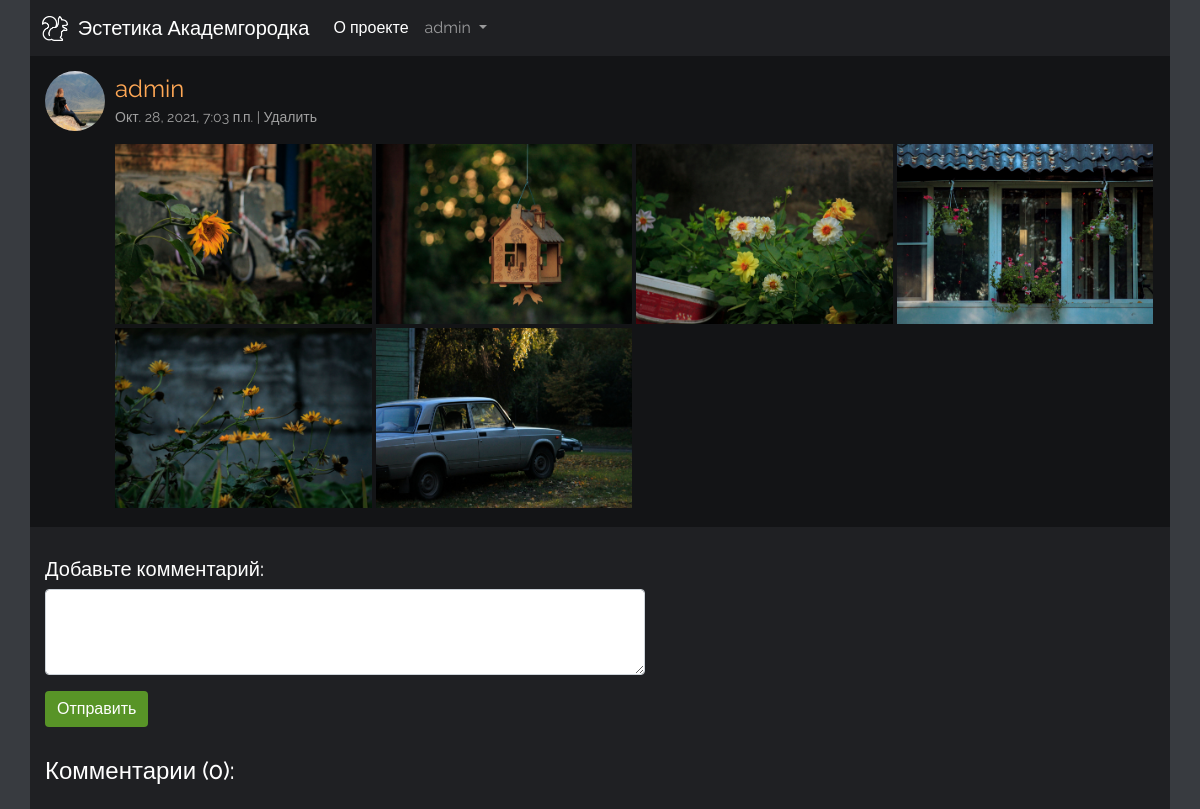
The app's page /post/39/ (signed in) with its own data.
### main/models.py (models this page shows, shortened)
class Post(models.Model):
    class Meta:
        verbose_name = 'Post'
        verbose_name_plural = 'Posts'
    post_author = models.ForeignKey(User, on_delete=models.CASCADE)
    post_text = models.TextField()
    post_date = models.DateTimeField(default=timezone.now)

class Profile(models.Model):
    user = models.OneToOneField(User, null=True, on_delete=models.CASCADE)
    profile_pic = models.ImageField(null=True, blank=True, default="", upload_to = "profile/")
    bio = models.TextField(null=True, blank=True)
    website_url = models.CharField(max_length=255, null=True, blank=True)
    inst_url = models.CharField(max_length=255, null=True, blank=True)
    vk_url = models.CharField(max_length=255, null=True, blank=True)

class Photo(models.Model):
    class Meta:
        verbose_name = 'Photo'
        verbose_name_plural = 'Photos'
    post = models.ForeignKey(Post, on_delete=models.CASCADE, null=True, blank=True)
    image = models.ImageField(null=False, blank=False, default="")

### main/views.py (the view, shortened to what this page needs)
# urls.py: path('post/<int:pk>/', PostView.as_view(), name='post'),
class PostView(LoginRequiredMixin, View):
    def get(self, request, pk, *args, **kwargs):
        post = Post.objects.get(pk=pk)
        form = CommentForm()
        photo_list = Photo.objects.all()
        comment_list = Comment.objects.all().order_by('-comment_date')
        context = {
            'post': post,
            'form': form,
            'photo_list': photo_list,
            'comment_list': comment_list
        }
        return render(request, 'main/post.html', context)

### main/forms.py
class CommentForm(forms.ModelForm):
    comment_text = forms.CharField(label='', widget=forms.Textarea(attrs={'class': 'form-control', 'rows':3}))
    class Meta:
        model = Comment
        fields = ['comment_text']

### main/templates/main/post.html (shortened to what this page needs)
<!DOCTYPE html>
<html lang="ru">
<head>
  {% load static %}
  <link rel="stylesheet" href="{% static 'main/css/bootstrap.min.css' %}" type="text/css">
  <link rel="stylesheet" type="text/css" href="{% static 'main/css/style.css' %}">
</head>
<body>
  <div class="container">
    <nav class="navbar-dark navbar navbar-expand-lg">
      <div class="container-fluid">
        <a class="navbar-brand" href="{% url 'main:index' %}">
          <img src="/static/main/img/logo.png" alt="" class="d-inline-block align-text-top logo">
           Эстетика Академгородка
        </a>
        <div class="collapse navbar-collapse" id="navbarNavDropdown">
          <ul class="navbar-nav">
            <li class="nav-item">
              <a class="nav-link active" aria-current="page" href="{% url 'main:about' %}">О проекте</a>
            </li>
            {% if request.user.is_authenticated %}
            <li class="nav-item dropdown">
              <a class="nav-link dropdown-toggle" href="#" id="navbarDropdownMenuLink" role="button" data-bs-toggle="dropdown" aria-expanded="false">
                {{ user.username }}
              </a>
            </li>
            {% endif %}
              </ul>
        </div>
      </div>
    </nav>
    <div class="post">
      {% if post.post_author.profile.profile_pic %}
        <img src="{{ post.post_author.profile.profile_pic.url }}" class="post-author-pic" alt="image">
      {% else %}
        <img class="post-author-pic" src="/static/main/img/profile-pic.png" alt="image">
      {% endif %}
      <div class="post-info">
        <div><a class="post-author fs-4" href="{% url 'main:profile' post.post_author.profile.id %}" target="_blank">{{ post.post_author }}</a></div>
        <span class="post-date">{{ post.post_date }} </span>
        {% if request.user.is_authenticated and post.post_author == user %}
          <span class="vertical-bar"> | </span>
          <span type="button" class="delete-post" data-bs-toggle="modal" data-bs-target="#delete-post{{post.id}}">Удалить</span>
        {% endif %}
      </div>
      <div class="post-photos">
      {% for photo in photo_list %}
        {% if post == photo.post %}
          <a href="#photo{{photo.id}}" data-bs-toggle="modal" class="photo-link"><img class="post-photo col-xl-3 col-md-4 col-sm-6 col-xs-12" src="{{photo.image.url}}" alt="image"></a>
        {% endif %}
      {% endfor %}
      </div>
    </div>
      <div class="add-comment">
        <h5>Добавьте комментарий:</h5>
        <form method="POST">
          {{ form.as_p }}
          <button class="btn btn-success">Отправить</button>
        </form>
      </div>
      <div class="comments">
        <h4 class="comments-heading">Комментарии ({{ post.comment_set.count }}):</h4>
      </div>
  </div>
</body>
</html>

### main/static/main/css/style.css (style rules this page uses)
html, body { background: #383b40; color: #fff; font-family: 'Raleway', sans-serif; }
.container { background: #1f2023; padding: 0; }
.navbar { background: #1f2023; }
.navbar a { color: #fff; }
a.navbar-brand { font-weight: 200; }
.logo { margin: 0 5px 0 0; height: 25px; }
.btn-success { background: rgb(88, 148, 39); border: none; }
.post { padding: 15px 15px 15px 15px; margin: 0 0 15px 0; background-color: rgb(19, 20, 22); font-size: 0; }
.post-author-pic { border-radius: 50%; height: 60px; width: 60px; object-fit: cover; margin: 0 10px 8px 0; float: left; }
.post-info { margin: 0 0 0 70px; }
.post-author { color: #ffa856; text-decoration: none; }
.post-date { color: #a1a1a1; font-size: 14px; text-decoration: none; }
.vertical-bar { color: #a1a1a1; font-size: 14px; }
.delete-post { color: #a1a1a1; font-size: 14px; }
.post-photos { margin: 0 0 0 68px; }
.post-photo { height: 200px; object-fit: cover; margin: 0 0 4px 0; padding: 0 2px 0 2px; }
@media (max-width: 1400px) { .post-photo { height: 180px; } }
.add-comment { padding: 15px; }
.add-comment form { max-width: 600px; }
.comments { padding: 15px; }

### records on screen
Post: post_author.profile.profile_pic (picture), post_author "admin", post_date "Окт. 28, 2021, 7:03 п.п.", comment_set.count "0"
Photo: image (picture)
Photo: image (picture)
Photo: image (picture)
Photo: image (picture)
Photo: image (picture)
Photo: image (picture)

### other values on screen
{{ user.username }} "admin"
